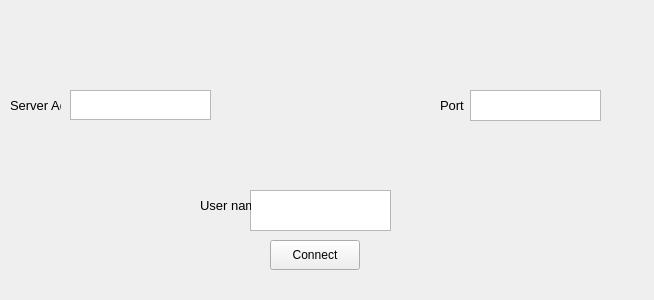
<?xml version="1.0" encoding="UTF-8"?>
<ui version="4.0">
 <class>Form</class>
 <widget class="QWidget" name="Form">
  <property name="geometry">
   <rect>
    <x>0</x>
    <y>0</y>
    <width>654</width>
    <height>300</height>
   </rect>
  </property>
  <property name="windowTitle">
   <string>Form</string>
  </property>
  <widget class="QPlainTextEdit" name="hostTextEdit">
   <property name="geometry">
    <rect>
     <x>70</x>
     <y>90</y>
     <width>141</width>
     <height>30</height>
    </rect>
   </property>
  </widget>
  <widget class="QPlainTextEdit" name="portTextEdit">
   <property name="geometry">
    <rect>
     <x>470</x>
     <y>90</y>
     <width>131</width>
     <height>31</height>
    </rect>
   </property>
  </widget>
  <widget class="QPlainTextEdit" name="nameTextEdit">
   <property name="geometry">
    <rect>
     <x>250</x>
     <y>190</y>
     <width>141</width>
     <height>41</height>
    </rect>
   </property>
  </widget>
  <widget class="QLabel" name="label">
   <property name="geometry">
    <rect>
     <x>10</x>
     <y>90</y>
     <width>51</width>
     <height>30</height>
    </rect>
   </property>
   <property name="font">
    <font>
     <pointsize>10</pointsize>
    </font>
   </property>
   <property name="text">
    <string>Server Addr</string>
   </property>
  </widget>
  <widget class="QLabel" name="label_2">
   <property name="geometry">
    <rect>
     <x>440</x>
     <y>90</y>
     <width>31</width>
     <height>30</height>
    </rect>
   </property>
   <property name="font">
    <font>
     <pointsize>10</pointsize>
    </font>
   </property>
   <property name="text">
    <string>Port</string>
   </property>
  </widget>
  <widget class="QLabel" name="label_3">
   <property name="geometry">
    <rect>
     <x>200</x>
     <y>190</y>
     <width>51</width>
     <height>30</height>
    </rect>
   </property>
   <property name="font">
    <font>
     <pointsize>10</pointsize>
     <weight>50</weight>
     <bold>false</bold>
    </font>
   </property>
   <property name="text">
    <string>User name</string>
   </property>
  </widget>
  <widget class="QPushButton" name="pushButton">
   <property name="geometry">
    <rect>
     <x>270</x>
     <y>240</y>
     <width>90</width>
     <height>30</height>
    </rect>
   </property>
   <property name="text">
    <string>Connect</string>
   </property>
  </widget>
 </widget>
 <resources/>
 <connections/>
</ui>
